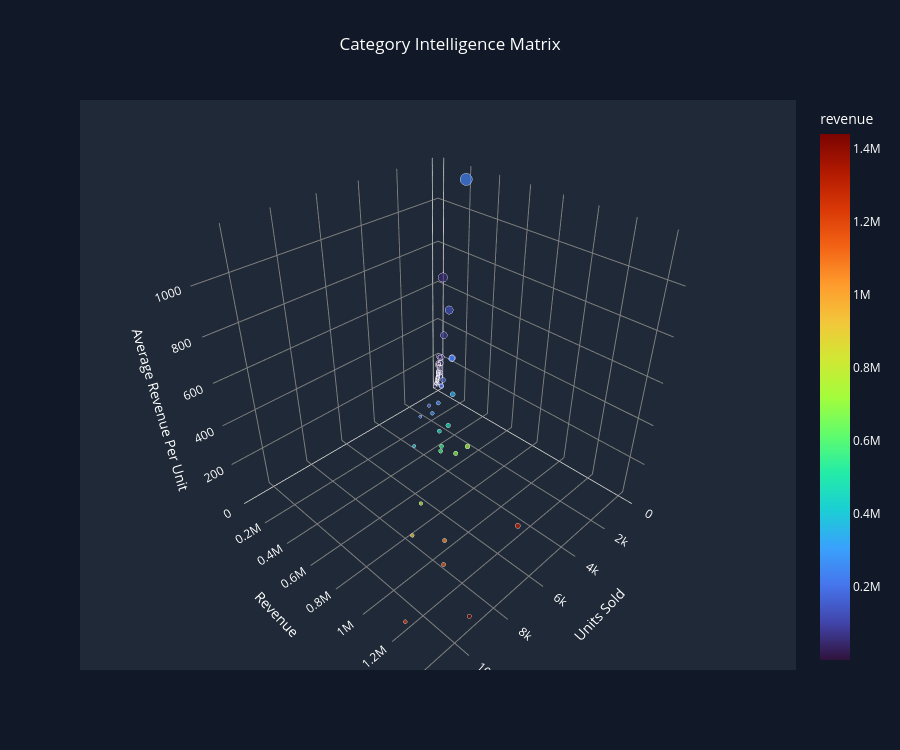

The notebook cell saved with this chart:
### Markdown cell above
## Key Findings

- Customers receiving orders early or on time provide ratings above 4 stars.
- Slightly late deliveries reduce ratings to approximately 3 stars.
- Late and very late deliveries result in ratings below 2 stars.
- Delivery performance has a significant impact on customer satisfaction.

## Business Impact

Improving logistics and reducing delivery delays can substantially improve customer experience and review ratings.

### Code cell
import plotly.express as px

fig = px.scatter_3d(
    category_metrics,
    x="units_sold",
    y="revenue",
    z="avg_revenue_per_unit",
    color="revenue",
    size="avg_revenue_per_unit",
    hover_name="product_category_name_english",
    title="Category Intelligence Matrix",
    color_continuous_scale="Turbo"
)

fig.update_layout(
    title_x=0.5,
    height=750,

    paper_bgcolor="#111827",
    font_color="white",

    scene=dict(
        xaxis_title="Units Sold",
        yaxis_title="Revenue",
        zaxis_title="Average Revenue Per Unit",

        bgcolor="#1F2937",

        xaxis=dict(
            backgroundcolor="#1F2937",
            gridcolor="gray",
            color="white"
        ),

        yaxis=dict(
            backgroundcolor="#1F2937",
            gridcolor="gray",
            color="white"
        ),

        zaxis=dict(
            backgroundcolor="#1F2937",
            gridcolor="gray",
            color="white"
        )
    )
)

fig.show()

### Figure 1 — Plotly figure (JSON) as saved in the notebook; plotly's stock layout.template omitted (floating-point values rounded to 4 significant figures)
{"data": [{"hovertemplate": "<b>%{hovertext}</b><br><br>units_sold=%{x}<br>revenue=%{marker.color}<br>avg_revenue_per_unit=%{marker.size}<extra></extra>", "hovertext": ["agro_industry_and_commerce", "air_conditioning", "art", "arts_and_craftmanship", "audio", "auto", "baby", "bed_bath_table", "books_general_interest", "books_imported", "books_technical", "cds_dvds_musicals", "christmas_supplies", "cine_photo", "computers", "computers_accessories", "consoles_games", "construction_tools_construction", "construction_tools_lights", "construction_tools_safety", "cool_stuff", "costruction_tools_garden", "costruction_tools_tools", "diapers_and_hygiene", "drinks", "dvds_blu_ray", "electronics", "fashio_female_clothing", "fashion_bags_accessories", "fashion_childrens_clothes", "fashion_male_clothing", "fashion_shoes", "fashion_sport", "fashion_underwear_beach", "fixed_telephony", "flowers", "food", "food_drink", "furniture_bedroom", "furniture_decor", "furniture_living_room", "furniture_mattress_and_upholstery", "garden_tools", "health_beauty", "home_appliances", "home_appliances_2", "home_comfort_2", "home_confort", "home_construction", "housewares", "industry_commerce_and_business", "kitchen_dining_laundry_garden_furniture", "la_cuisine", "luggage_accessories", "market_place", "music", "musical_instruments", "office_furniture", "party_supplies", "perfumery", "pet_shop", "security_and_services", "signaling_and_security", "small_appliances", "small_appliances_home_oven_and_coffee", "sports_leisure", "stationery", "tablets_printing_image", "telephony", "toys", "watches_gifts"], "legendgroup": "", "marker": {"color": [78370.0, 61770.0, 28250.0, 2184.0, 56400.0, 685400.0, 480100.0, 1242000.0, 56050.0, 5410.0, 23380.0, 955.0, 12030.0, 8190.0, 232800.0, 1059000.0, 177300.0, 165300.0, 48660.0, 44460.0, 719300.0, 31030.0, 17930.0, 2141.0, 28170.0, 7288.0, 206800.0, 3425.0, 184300.0, 665.4, 12950.0, 28480.0, 2698.0, 11460.0, 64220.0, 1599.0, 36660.0, 19690.0, 24660.0, 902500.0, 86880.0, 5999.0, 584200.0, 1441000.0, 94990.0, 123900.0, 1171.0, 67070.0, 96920.0, 778400.0, 47550.0, 58330.0, 2389.0, 170900.0, 33830.0, 6725.0, 210100.0, 342500.0, 5313.0, 453300.0, 253900.0, 324.5, 28020.0, 206700.0, 50190.0, 1157000.0, 277700.0, 8755.0, 394900.0, 561400.0, 1306000.0], "coloraxis": "coloraxis", "size": [369.7, 208.0, 135.2, 91.01, 154.9, 161.8, 156.6, 111.7, 101.4, 90.16, 87.56, 68.21, 78.63, 113.7, 1147.0, 135.3, 155.9, 178.0, 160.1, 229.2, 189.5, 130.4, 174.1, 54.9, 74.33, 113.9, 74.75, 71.36, 90.73, 83.17, 98.11, 108.7, 89.92, 87.46, 243.3, 48.45, 71.89, 70.82, 226.2, 108.3, 172.7, 157.9, 134.4, 149.0, 123.2, 520.7, 39.02, 154.5, 160.5, 111.8, 177.4, 207.6, 170.6, 156.5, 108.8, 177.0, 309.0, 202.6, 123.6, 132.6, 130.4, 162.3, 140.8, 304.4, 660.4, 133.9, 110.3, 105.5, 86.88, 136.4, 217.9], "sizemode": "area", "sizeref": 2.867, "symbol": "circle"}, "mode": "markers", "name": "", "scene": "scene", "showlegend": false, "type": "scatter3d", "x": [212, 297, 209, 24, 364, 4235, 3065, 11115, 553, 60, 267, 14, 153, 72, 203, 7827, 1137, 929, 304, 194, 3796, 238, 103, 39, 379, 64, 2767, 48, 2031, 8, 132, 262, 30, 131, 264, 33, 510, 278, 109, 8334, 503, 38, 4347, 9670, 771, 238, 30, 434, 604, 6964, 268, 281, 14, 1092, 311, 38, 680, 1691, 43, 3419, 1947, 2, 199, 679, 76, 8641, 2517, 83, 4545, 4117, 5991], "y": [78370.0, 61770.0, 28250.0, 2184.0, 56400.0, 685400.0, 480100.0, 1242000.0, 56050.0, 5410.0, 23380.0, 955.0, 12030.0, 8190.0, 232800.0, 1059000.0, 177300.0, 165300.0, 48660.0, 44460.0, 719300.0, 31030.0, 17930.0, 2141.0, 28170.0, 7288.0, 206800.0, 3425.0, 184300.0, 665.4, 12950.0, 28480.0, 2698.0, 11460.0, 64220.0, 1599.0, 36660.0, 19690.0, 24660.0, 902500.0, 86880.0, 5999.0, 584200.0, 1441000.0, 94990.0, 123900.0, 1171.0, 67070.0, 96920.0, 778400.0, 47550.0, 58330.0, 2389.0, 170900.0, 33830.0, 6725.0, 210100.0, 342500.0, 5313.0, 453300.0, 253900.0, 324.5, 28020.0, 206700.0, 50190.0, 1157000.0, 277700.0, 8755.0, 394900.0, 561400.0, 1306000.0], "z": [369.7, 208.0, 135.2, 91.01, 154.9, 161.8, 156.6, 111.7, 101.4, 90.16, 87.56, 68.21, 78.63, 113.7, 1147.0, 135.3, 155.9, 178.0, 160.1, 229.2, 189.5, 130.4, 174.1, 54.9, 74.33, 113.9, 74.75, 71.36, 90.73, 83.17, 98.11, 108.7, 89.92, 87.46, 243.3, 48.45, 71.89, 70.82, 226.2, 108.3, 172.7, 157.9, 134.4, 149.0, 123.2, 520.7, 39.02, 154.5, 160.5, 111.8, 177.4, 207.6, 170.6, 156.5, 108.8, 177.0, 309.0, 202.6, 123.6, 132.6, 130.4, 162.3, 140.8, 304.4, 660.4, 133.9, 110.3, 105.5, 86.88, 136.4, 217.9]}], "layout": {"coloraxis": {"colorbar": {"title": {"text": "revenue"}}, "colorscale": [[0, "#30123b"], [0.07143, "#4145ab"], [0.1429, "#4675ed"], [0.2143, "#39a2fc"], [0.2857, "#1bcfd4"], [0.3571, "#24eca6"], [0.4286, "#61fc6c"], [0.5, "#a4fc3b"], [0.5714, "#d1e834"], [0.6429, "#f3c63a"], [0.7143, "#fe9b2d"], [0.7857, "#f36315"], [0.8571, "#d93806"], [0.9286, "#b11901"], [1, "#7a0402"]]}, "font": {"color": "white"}, "height": 750, "legend": {"itemsizing": "constant", "tracegroupgap": 0}, "paper_bgcolor": "#111827", "scene": {"bgcolor": "#1F2937", "domain": {"x": [0, 1], "y": [0, 1]}, "xaxis": {"backgroundcolor": "#1F2937", "color": "white", "gridcolor": "gray", "title": {"text": "Units Sold"}}, "yaxis": {"backgroundcolor": "#1F2937", "color": "white", "gridcolor": "gray", "title": {"text": "Revenue"}}, "zaxis": {"backgroundcolor": "#1F2937", "color": "white", "gridcolor": "gray", "title": {"text": "Average Revenue Per Unit"}}}, "title": {"text": "Category Intelligence Matrix", "x": 0.5}}}
